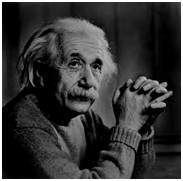
#> input picture Assignment_3/resources/gray.jpg, 183 x 181 px
$ python Q1_neg.py
#> lines starting #> are read from the running program, lines starting #| are printed output that depends on the picture
# Implement basic gray level transformation for the Negetive
import cv2
import numpy as np

img = cv2.imread('resources/gray.jpg')
#> img is the input picture: shape (181, 183, 3); min 0, max 255, mean 55.2

L = img.max()
#> L = 255
img_neg = L - img
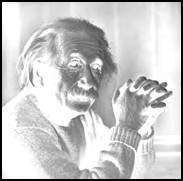
#> img_neg: shape (181, 183, 3); min 0, max 255, mean 199.8

cv2.imshow("Original Image", img)
cv2.imshow("Negative Image", img_neg)

cv2.waitKey(0)
cv2.destroyAllWindows()
